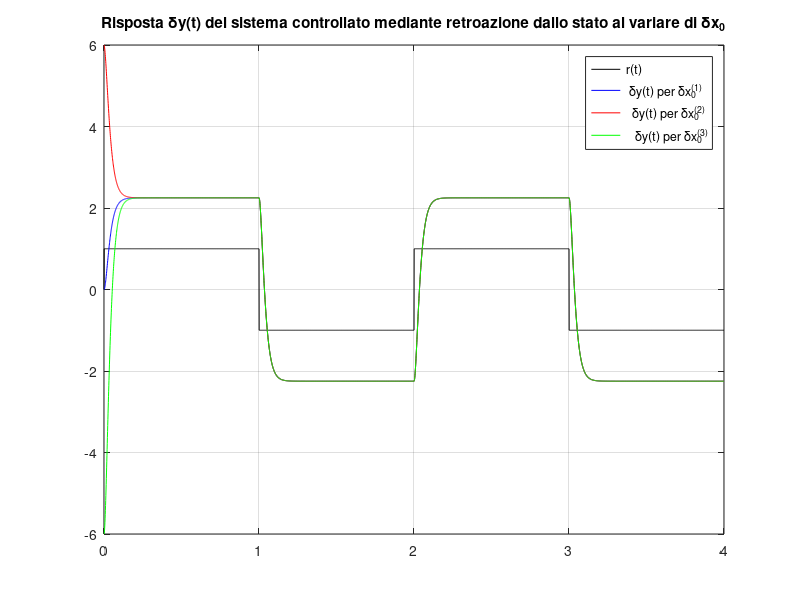

This figure's MATLAB source:
close all
clear all

%posizionamento dei poli mediante retroazione degli stati
A = [[0,1];[900,1]];
B = [0;-9];
C = [600, 0];
D = 0;

%valuto se il modello e instabile
eigA = eig(A)
%peerche gli autovalori hanno parte reale > 0

%gli autovalori del sistema retroazionato sono:
lambda1 = -40;
lambda2 = -60;

%esercizio 1:
% si analizzino le prop. di raggiungibilita del sistema linearizzato

Mr = ctrb(A,B) % matrice di raggiungibilita del sistema
rankMr = rank(Mr)
%rank = 2 ==> il sistema e completamente raggiungibile

%PASSO 2:
%progettazione del vettore riga K tale che gli autovalori di A-BK = -40,-60

P = [lambda1,lambda2]
K = place(A,B,P)
%verifico
eigAminBK = eig(A-B*K)

%calcolo il valore di alpha
%alpha = inv(-(C-D*K)*inv(A-B*K)*B+D)
alpha = -1

%PASSO 3:
%si applichi la retroazionedegli stati

Ars = A-B*K
Brs = alpha*B
Crs = C-D*K
Drs = alpha*D

%PASSO 4:
%si simuli l'evolòuzione della risposta dy(t) del sistema retroazionato ad un
%ingresso r(t) = onda quadra di ampzza 0.5 Hz e ampiezza 2VPP si ponga alpha = -1

t=0:.001:4;
r = sign(sin(2*pi*0.5*t));

dx01 = [0;0];
dx02 = [0.01;0];
dx03 = [-0.01;0];

sRetroazionato = ss(Ars,Brs,Crs,Drs);

%simuliamo:

dy1 = lsim(sRetroazionato,r,t,dx01);
dy2 = lsim(sRetroazionato,r,t,dx02);
dy3 = lsim(sRetroazionato,r,t,dx03);

figure, plot(t,r,'k',t,dy1,'b',t,dy2,'r',t,dy3,'g'),grid on,
title(['Risposta \deltay(t) del sistema controllato mediante retroazione', ...
       ' dallo stato al variare di \deltax_0']),
legend('r(t)',' \deltay(t) per \deltax_0^{(1)}', ...
              '  \deltay(t) per \deltax_0^{(2)}','   \deltay(t) per \deltax_0^{(3)}')

